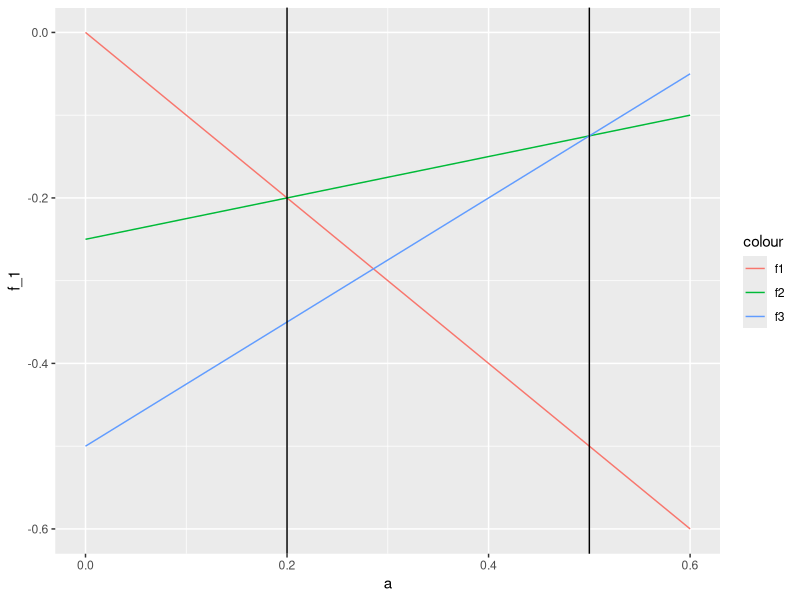
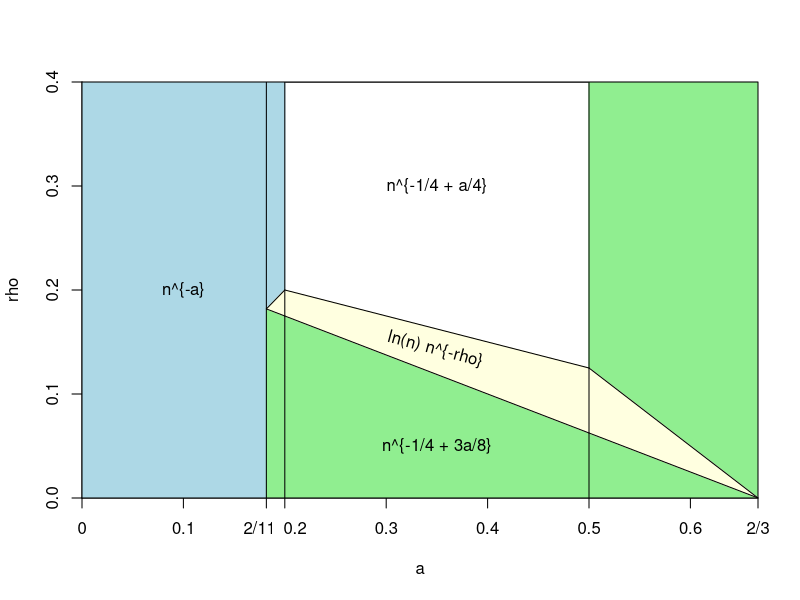
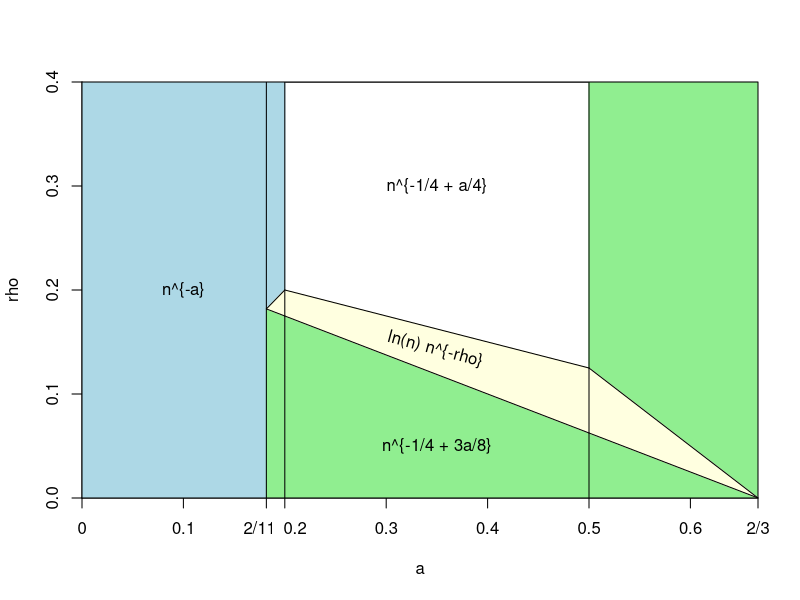

Write the R code that produced these figures, in order.
## ---- chunk 1
knitr::opts_chunk$set(echo = TRUE)
library(tidyverse)
## ---- chunk 2
vec_a = seq(0, 2/3, by = 0.1)

df = data.frame(
  a = vec_a,
  f_1 = - vec_a,
  f_2 = - 1/4 + vec_a / 4,
  f_3 = - 1/2 + 3 * vec_a / 4
)

ggplot(df) +
  geom_line(aes(x = a, y = f_1, color = "f1")) +
  geom_line(aes(x = a, y = f_2, color = "f2")) +
  geom_line(aes(x = a, y = f_3, color = "f3")) +
  geom_vline(xintercept = 1/5) +
  geom_vline(xintercept = 1/2)
## ---- chunk 3
# x-axis is a
# y-axis is rho

rhomax = 0.4

f <- function()
{plot(x = rep(2/11, 2), y = c(0, rhomax), xlim = c(0, 2/3), type = "l",
     xlab = "a", ylab = "rho", xaxs='i', yaxs='i', xaxt='n')
axis(side = 1, at = c(0, 0.1, 2/11, 0.2, 0.3, 0.4, 0.5, 0.6, 2/3),
     labels = c("0", "0.1", "", "", "0.3", "0.4", "0.5", "0.6", "2/3"))

# Trick: put the labels in a separate command so that they can be put slightly
# off, so that they do not overlap.
axis(side = 1, at = 0.175, labels = "2/11", tick = FALSE)
axis(side = 1, at = 0.21, labels = "0.2", tick = FALSE)

# Coloring polygons
polygon(x = c(0, 2/11, 2/11, 1/5,    1/5,      0),
        y = c(0,    0, 2/11, 1/5, rhomax, rhomax) , 
        density = NA, angle = 45, border = NULL, col = "lightblue")

polygon(x = c(2/3,    2/3,    1/2, 1/2),
        y = c(  0, rhomax, rhomax, 1/8), 
        density = NA, angle = 45, border = NULL, col = "lightgreen")
polygon(x = c(2/11, 2/3, 2/11),
        y = c(   0,   0, 2/11), 
        density = NA, angle = 45, border = NULL, col = "lightgreen")

polygon(x = c(2/11, 2/3, 1/2, 1/5),
        y = c(2/11,   0, 1/8, 1/5), 
        density = NA, angle = 45, border = NULL, col = "lightyellow")

lines(x = rep(2/11, 2), y = c(0, rhomax))

# first interval
lines(x = rep(1/5, 2), y = c(0, rhomax))
text(labels = "n^{-a}", x = 0.1, y = rhomax * 0.5)

# second interval
lines(x = rep(1/2, 2), y = c(0, rhomax))
lines(x = c(2/11, 1/5), y = c(2/11, 1/5))
# text(labels = "n^-a", x = 0.18, y = 0.6)
lines(x = c(2/11, 1/5), y = 1/4 - 3 * c(2/11, 1/5) / 8)

# third interval
lines(x = c(1/5, 1/2), y = 1/4 - 3 * c(1/5, 1/2) / 8)
text(labels = "n^{-1/4 + 3a/8}", x = 0.35, y = 0.05)
text(labels = "ln(n) n^{-rho}", x = 0.35, y = 0.158, 
     adj = 0, srt = -15, pos = 1)
lines(x = c(1/5, 1/2), y = 1/4 - c(1/5, 1/2) / 4)
text(labels = "n^{-1/4 + a/4}", x = 0.35, y = 0.3)
# fourth interval
lines(x = c(1/2, 2/3), y = 1/2 - 3 * c(1/2, 2/3) / 4)
lines(x = c(1/2, 2/3), y = 1/4 - 3 * c(1/2, 2/3) / 8)
# 
# lines(x = rep(2/3, 2), y = c(0, rhomax))
# text(labels = "n^{-1/2 + 3a/4}", x = 1, y = rhomax * 0.5)

# Drawing again the box around
polygon(c(0, 2/3, 2/3, 0),
        c(0, 0, rhomax, rhomax))
}

f()
## ---- chunk 4
# x-axis is a
# y-axis is rho

pdf("error_regimes.pdf", width = 8, height = 6)

f()

dev.off()
